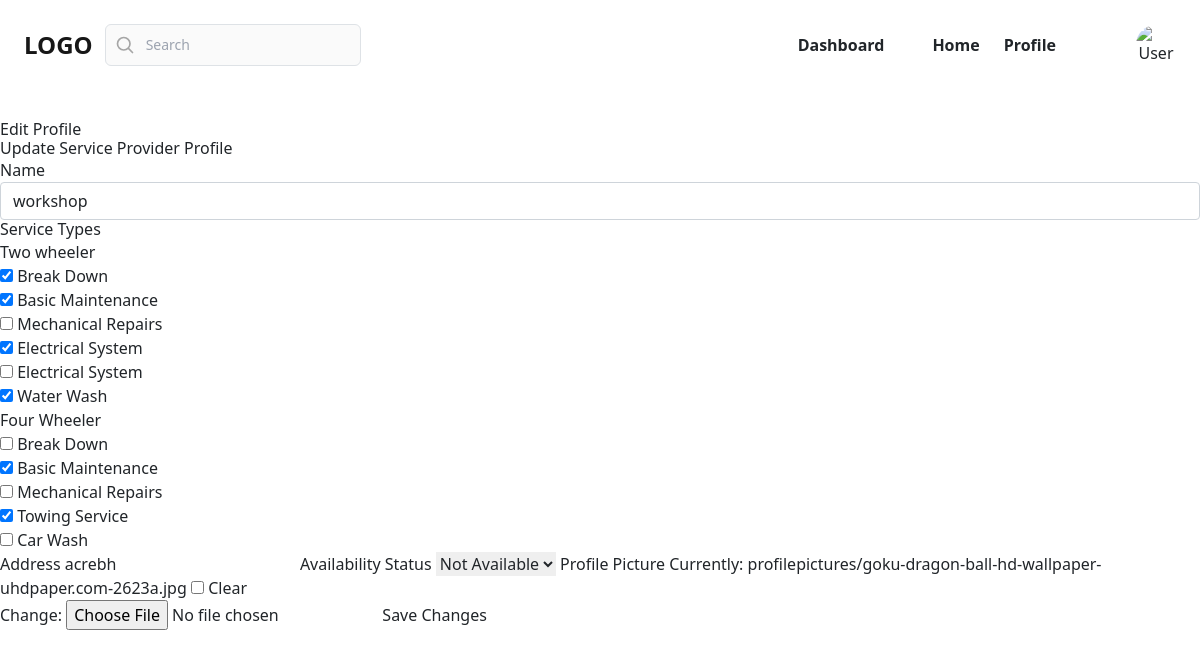
The app's page /provider/profile/update/ (signed in), older data.
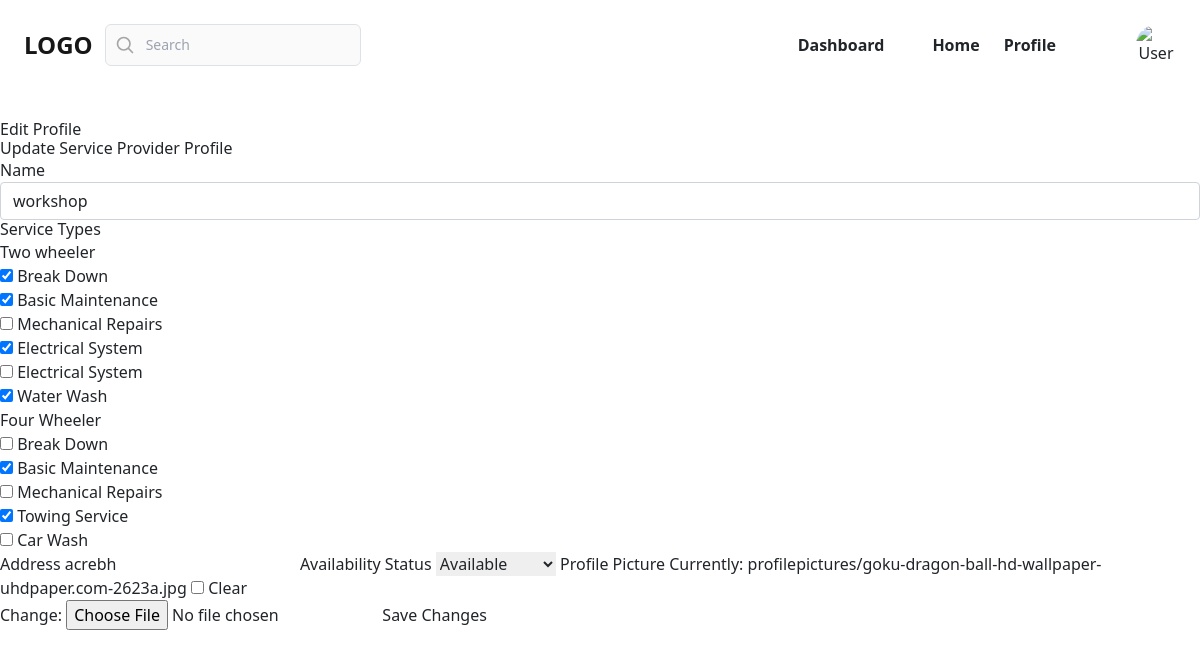
The same page, newer data.
### myapp/models.py (models this page shows, shortened)
class BaseModel(models.Model):
    created_date=models.DateTimeField(auto_now_add=True)
    updated_date=models.DateTimeField(auto_now=True)
    is_active=models.BooleanField(default=True)

class ServiceProviderProfile(BaseModel):
    user = models.OneToOneField(User, on_delete=models.CASCADE, related_name='provider_profile')
    service_types = models.ManyToManyField(ServiceType, related_name='providers')
    address = models.CharField(max_length=200, blank=True ,null=True)
    availability_status = models.BooleanField(default=True)
    profile_picture = models.ImageField(upload_to='profilepictures/', blank=True, null=True, default="profilepictures/default.png")
    total_reviews = models.PositiveIntegerField(default=0)
    average_rating = models.FloatField(default=0.0)

### myapp/views.py (the view, shortened to what this page needs)
# urls.py: path('provider/profile/update/', views.ServiceProviderProfileEditView.as_view(),name="provider-edit"),
@method_decorator(decs,name="dispatch")
class ServiceProviderProfileEditView(View):
    template_name = "provider_profile_edit.html"
    form_class = ServiceProviderProfileForm
    def get(self, request, *args, **kwargs):
        profile_object = ServiceProviderProfile.objects.get(user=request.user)
        form_instance = self.form_class(instance=profile_object, user=request.user)
        return render(request, self.template_name, {"form": form_instance})

### myapp/templates/provider_profile_edit.html (shortened to what this page needs)
{% extends "provider_base.html" %}
{% block main_block %}
<h2>Edit Profile</h2>
<form method="post" enctype="multipart/form-data">
    <h3>Update Service Provider Profile</h3>
    <label for="{{ form.username.id_for_label }}">Name</label>
    {{ form.username }}
    <h4>Service Types</h4>
    <div>
        {{ form.service_types }}
    </div>
    <label for="{{ form.address.id_for_label }}">Address</label>
    {{ form.address }}
    <label for="{{ form.availability_status.id_for_label }}">Availability Status</label>
    {{ form.availability_status }}
    <label for="{{ form.profile_picture.id_for_label }}">Profile Picture</label>
    {{ form.profile_picture }}
    <button type="submit">Save Changes</button>
</form>
{% endblock %}

Row changes from the older to the newer data that the page shows:
changed ServiceProviderProfile "acrebh": availability_status "Not Available" → "Available"
